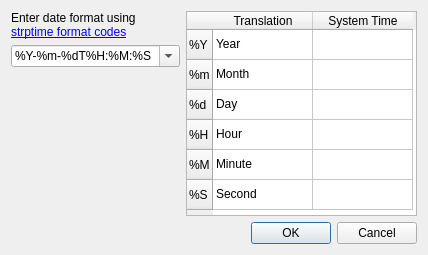
<?xml version="1.0" encoding="UTF-8"?>
<ui version="4.0">
 <class>AdvancedLoadDialog</class>
 <widget class="QDialog" name="AdvancedLoadDialog">
  <property name="geometry">
   <rect>
    <x>0</x>
    <y>0</y>
    <width>410</width>
    <height>252</height>
   </rect>
  </property>
  <property name="windowTitle">
   <string>Specify Date Format</string>
  </property>
  <layout class="QGridLayout" name="gridLayout">
   <item row="0" column="0">
    <widget class="QLabel" name="date_format_label">
     <property name="text">
      <string>&lt;html&gt;&lt;head/&gt;&lt;body&gt;&lt;p&gt;Enter date format using &lt;a href=&quot;https://docs.python.org/3/library/datetime.html#strftime-and-strptime-format-codes&quot;&gt;&lt;span style=&quot; text-decoration: underline; color:#0000ff;&quot;&gt;strptime format codes&lt;/span&gt;&lt;/a&gt;&lt;/p&gt;&lt;/body&gt;&lt;/html&gt;</string>
     </property>
     <property name="textFormat">
      <enum>Qt::RichText</enum>
     </property>
     <property name="wordWrap">
      <bool>true</bool>
     </property>
     <property name="openExternalLinks">
      <bool>true</bool>
     </property>
     <property name="textInteractionFlags">
      <set>Qt::TextBrowserInteraction</set>
     </property>
    </widget>
   </item>
   <item row="1" column="0">
    <widget class="QComboBox" name="date_format">
     <property name="editable">
      <bool>true</bool>
     </property>
     <item>
      <property name="text">
       <string>%Y-%m-%dT%H:%M:%S</string>
      </property>
     </item>
     <item>
      <property name="text">
       <string>%Y-%m-%d-%H:%M:%S</string>
      </property>
     </item>
    </widget>
   </item>
   <item row="3" column="0" colspan="2">
    <widget class="QDialogButtonBox" name="buttonBox">
     <property name="orientation">
      <enum>Qt::Horizontal</enum>
     </property>
     <property name="standardButtons">
      <set>QDialogButtonBox::Cancel|QDialogButtonBox::Ok</set>
     </property>
    </widget>
   </item>
   <item row="2" column="0">
    <spacer name="verticalSpacer">
     <property name="orientation">
      <enum>Qt::Vertical</enum>
     </property>
     <property name="sizeHint" stdset="0">
      <size>
       <width>20</width>
       <height>40</height>
      </size>
     </property>
    </spacer>
   </item>
   <item row="0" column="1" rowspan="3">
    <widget class="QTableWidget" name="date_format_table">
     <property name="minimumSize">
      <size>
       <width>231</width>
       <height>205</height>
      </size>
     </property>
     <property name="editTriggers">
      <set>QAbstractItemView::NoEditTriggers</set>
     </property>
     <row>
      <property name="text">
       <string>%Y</string>
      </property>
     </row>
     <row>
      <property name="text">
       <string>%m</string>
      </property>
     </row>
     <row>
      <property name="text">
       <string>%d</string>
      </property>
     </row>
     <row>
      <property name="text">
       <string>%H</string>
      </property>
     </row>
     <row>
      <property name="text">
       <string>%M</string>
      </property>
     </row>
     <row>
      <property name="text">
       <string>%S</string>
      </property>
     </row>
     <column>
      <property name="text">
       <string>Translation</string>
      </property>
     </column>
     <column>
      <property name="text">
       <string>System Time</string>
      </property>
     </column>
     <item row="0" column="0">
      <property name="text">
       <string>Year</string>
      </property>
     </item>
     <item row="1" column="0">
      <property name="text">
       <string>Month</string>
      </property>
     </item>
     <item row="2" column="0">
      <property name="text">
       <string>Day</string>
      </property>
     </item>
     <item row="3" column="0">
      <property name="text">
       <string>Hour</string>
      </property>
     </item>
     <item row="4" column="0">
      <property name="text">
       <string>Minute</string>
      </property>
     </item>
     <item row="5" column="0">
      <property name="text">
       <string>Second</string>
      </property>
     </item>
    </widget>
   </item>
  </layout>
 </widget>
 <resources/>
 <connections>
  <connection>
   <sender>buttonBox</sender>
   <signal>accepted()</signal>
   <receiver>AdvancedLoadDialog</receiver>
   <slot>accept()</slot>
   <hints>
    <hint type="sourcelabel">
     <x>248</x>
     <y>254</y>
    </hint>
    <hint type="destinationlabel">
     <x>157</x>
     <y>274</y>
    </hint>
   </hints>
  </connection>
  <connection>
   <sender>buttonBox</sender>
   <signal>rejected()</signal>
   <receiver>AdvancedLoadDialog</receiver>
   <slot>reject()</slot>
   <hints>
    <hint type="sourcelabel">
     <x>316</x>
     <y>260</y>
    </hint>
    <hint type="destinationlabel">
     <x>286</x>
     <y>274</y>
    </hint>
   </hints>
  </connection>
 </connections>
</ui>
